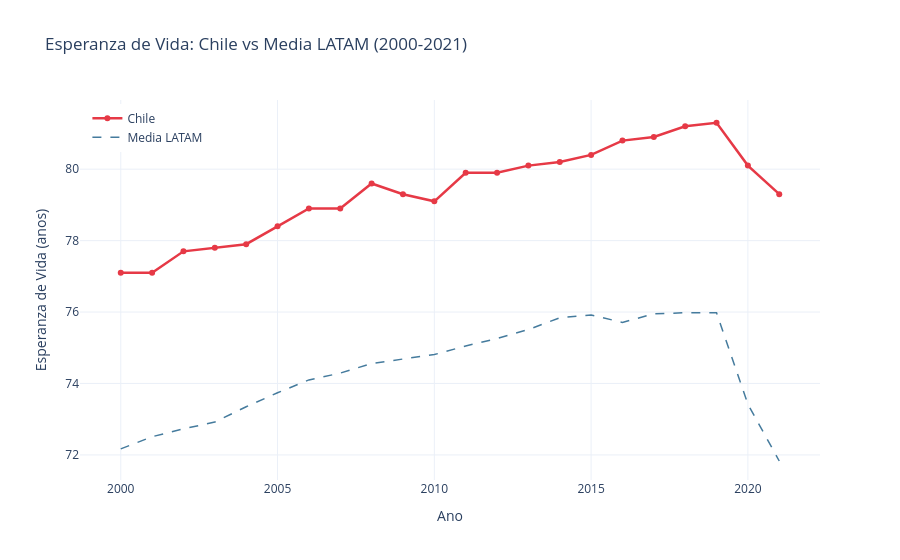

The code cell stored with this chart in its notebook:
### Markdown cell above
---
## 7. Serie Temporal — Chile

### Code cell
chile = df[df['iso3'] == 'CHL'].sort_values('anio')

fig = go.Figure()
fig.add_trace(go.Scatter(
    x=chile['anio'],
    y=chile['esperanza_vida'],
    mode='lines+markers',
    name='Chile',
    line=dict(color='#E63946', width=2.5)
))

latam_iso = ['ARG', 'BRA', 'COL', 'PER', 'MEX', 'BOL', 'ECU', 'URY', 'PRY', 'VEN']
latam_media = df[df['iso3'].isin(latam_iso)].groupby('anio')['esperanza_vida'].mean().reset_index()
fig.add_trace(go.Scatter(
    x=latam_media['anio'],
    y=latam_media['esperanza_vida'],
    mode='lines',
    name='Media LATAM',
    line=dict(color='#457B9D', width=1.5, dash='dash')
))

fig.update_layout(
    title='Esperanza de Vida: Chile vs Media LATAM (2000-2021)',
    xaxis_title='Ano',
    yaxis_title='Esperanza de Vida (anos)',
    template='plotly_white',
    legend=dict(x=0.01, y=0.99)
)
fig.show()

### Figure 1 — Plotly figure (JSON) as saved in the notebook; plotly's stock layout.template omitted (floating-point values rounded to 4 significant figures)
{"data": [{"line": {"color": "#E63946", "width": 2.5}, "mode": "lines+markers", "name": "Chile", "type": "scatter", "x": [2000, 2001, 2002, 2003, 2004, 2005, 2006, 2007, 2008, 2009, 2010, 2011, 2012, 2013, 2014, 2015, 2016, 2017, 2018, 2019, 2020, 2021], "y": [77.1, 77.1, 77.7, 77.8, 77.9, 78.4, 78.9, 78.9, 79.6, 79.3, 79.1, 79.9, 79.9, 80.1, 80.2, 80.4, 80.8, 80.9, 81.2, 81.3, 80.1, 79.3]}, {"line": {"color": "#457B9D", "dash": "dash", "width": 1.5}, "mode": "lines", "name": "Media LATAM", "type": "scatter", "x": [2000, 2001, 2002, 2003, 2004, 2005, 2006, 2007, 2008, 2009, 2010, 2011, 2012, 2013, 2014, 2015, 2016, 2017, 2018, 2019, 2020, 2021], "y": [72.17, 72.51, 72.73, 72.92, 73.35, 73.74, 74.1, 74.29, 74.56, 74.69, 74.81, 75.05, 75.26, 75.51, 75.84, 75.92, 75.71, 75.95, 75.98, 75.98, 73.42, 71.83]}], "layout": {"legend": {"x": 0.01, "y": 0.99}, "title": {"text": "Esperanza de Vida: Chile vs Media LATAM (2000-2021)"}, "xaxis": {"title": {"text": "Ano"}}, "yaxis": {"title": {"text": "Esperanza de Vida (anos)"}}}}
